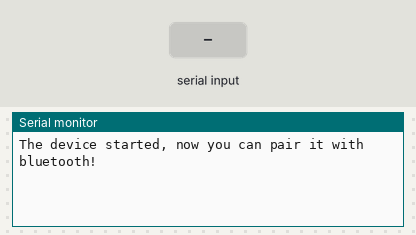
This sketch was run on a simulated ESP32. Parts: the last lines printed to the serial monitor. The test bench sets the inputs (shaded band). Nothing arrives over Bluetooth unless stated.

Above: at 1.2 s.
1.3 s: ":\n" received over the second serial link
At 2.5 s:
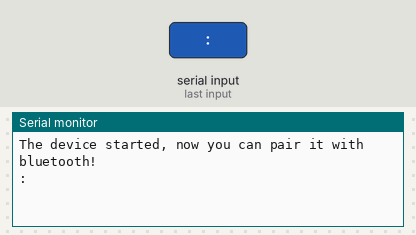
2.8 s: "lj\n" received over the second serial link
At 3.7 s:
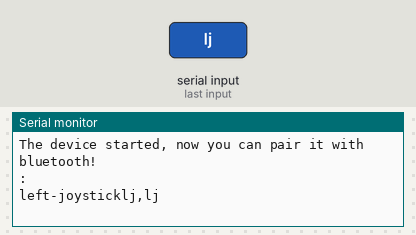
4.3 s: ",\n" received over the second serial link
At 4.9 s:
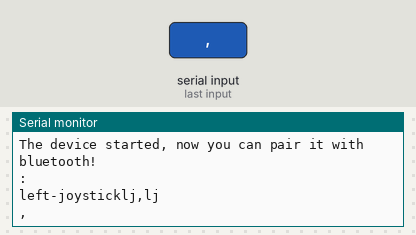
5.8 s: "rj\n" received over the second serial link
At 7.0 s:
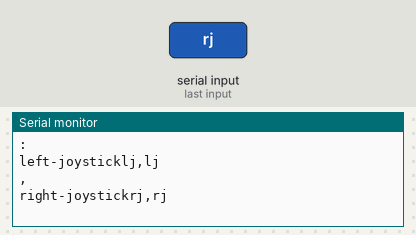
7.3 s: "axis\n" received over the second serial link
At 8.4 s:
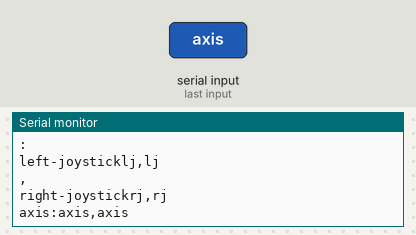
8.8 s: "button\n" received over the second serial link
At 9.5 s:
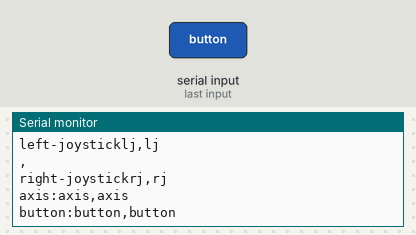

Measured:
- after the input at 1.3 s, the serial monitor: prints a new line at once (image 1)
- after the input at 2.8 s, the serial monitor: prints a new line at once (image 2)
- after the input at 4.3 s, the serial monitor: prints a new line at once (image 3)
- after the input at 5.8 s, the serial monitor: prints a new line at once (image 4)
- after the input at 7.3 s, the serial monitor: prints a new line at once (image 5)
- after the input at 8.8 s, the serial monitor: prints a new line at once (image 6)

The sketch:

BluetoothSerialToSerial.ino
```cpp
// bluetooth setup
#include "BluetoothSerial.h"

BluetoothSerial SerialBT;

void setup() {
  Serial.begin(115200);
  SerialBT.begin("ESP32test"); //Bluetooth device name
  Serial.println("The device started, now you can pair it with bluetooth!");
}

void loop() {
  if (Serial.available()) {
    SerialBT.println(Serial.readStringUntil('\n'));
  }
  if (SerialBT.available()) {
    String raw = SerialBT.readStringUntil('\n');

    parse(raw);
  }

}


void parse(String raw) {
  String type = raw.substring(0, raw.indexOf(":"));
  String data = raw.substring(raw.indexOf(":") + 1);

  if (type == "lj") {
    String x = data.substring(0, data.indexOf(",")), y = data.substring(data.indexOf(",") + 1);

    // your function
    Serial.print("left-joystick");
    Serial.print(x);
    Serial.print(",");
    Serial.println(y);

  } else if (type == "rj") {
    String x = data.substring(0, data.indexOf(",")), y = data.substring(data.indexOf(",") + 1);

    // your function
    Serial.print("right-joystick");
    Serial.print(x);
    Serial.print(",");
    Serial.println(y);

  } else if (type == "axis") {
    String id = data.substring(0, data.indexOf(",")), value = data.substring(data.indexOf(",") + 1);

    // your function
    Serial.print("axis:");
    Serial.print(id);
    Serial.print(",");
    Serial.println(value);

  } else if (type == "button") {
    String id = data.substring(0, data.indexOf(",")), value = data.substring(data.indexOf(",") + 1);

    // your function
    Serial.print("button:");
    Serial.print(id);
    Serial.print(",");
    Serial.println(value);
  } else if (type == "hat") {
    String id = data.substring(0, data.indexOf(",")), values = data.substring(data.indexOf(",") + 1);
    String x = values.substring(0, data.indexOf(",")), y = values.substring(data.indexOf(",") + 1);

    // your function
    Serial.print("hat:");
    Serial.print(id);
    Serial.print(",");
    Serial.print(x);
    Serial.print(",");
    Serial.println(y);
  } else {
    Serial.println(raw);
  }
}
```
